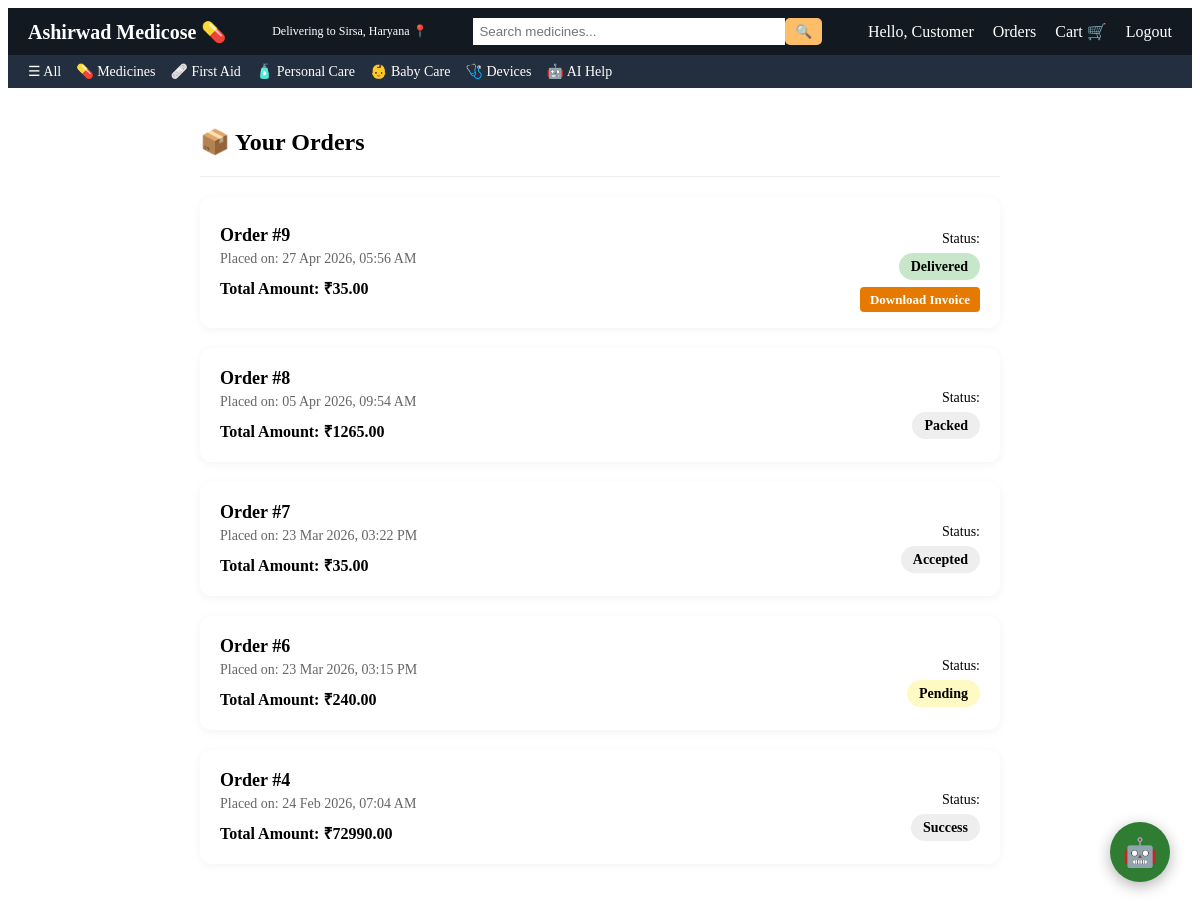
The app's page /orders/ (signed in) with its own data.
### store/models.py (models this page shows, shortened)
class Order(models.Model):
    STATUS_CHOICES = [
        ('Pending', 'Pending'),
        ('Accepted', 'Accepted'),
        ('Rejected', 'Rejected'),
        ('Packed', 'Packed'),
        ('Shipped', 'Shipped'),
        ('Delivered', 'Delivered'),
        ('Cancelled', 'Cancelled'),
    ]
    user = models.ForeignKey(User, on_delete=models.CASCADE)
    address = models.TextField()
    mobile = models.CharField(max_length=15)
    total_amount = models.DecimalField(max_digits=10, decimal_places=2)
    status = models.CharField(max_length=20, choices=STATUS_CHOICES, default='Pending')
    created_at = models.DateTimeField(auto_now_add=True)

### store/views.py (the view)
# urls.py: path('orders/', views.orders, name='orders'),
@login_required
def orders(request):
    if request.user.is_staff:
        user_orders = Order.objects.all().order_by('-created_at')
    else:
        user_orders = Order.objects.filter(user=request.user).order_by('-created_at')
    return render(request, 'orders.html', {'orders': user_orders})

### store/templates/orders.html
{% extends "base.html" %}
{% block content %}
<div class="orders-container" style="padding: 20px; max-width: 800px; margin: auto;">
    <h2>📦 Your Orders</h2>
    <hr style="border: 0; border-top: 1px solid #eee; margin-bottom: 20px;">
    {% for order in orders %}
    <div class="order-card" style="background: white; padding: 20px; border-radius: 12px; margin-bottom: 20px; box-shadow: 0 2px 10px rgba(0,0,0,0.05); display: flex; justify-content: space-between; align-items: center;">
        <div class="order-info">
            <h3 style="margin: 0; font-size: 18px;">Order #{{ order.id }}</h3>
            <p style="color: #666; font-size: 14px; margin: 5px 0;">Placed on: {{ order.created_at|date:"d M Y, h:i A" }}</p>
            <p style="font-weight: bold; margin: 10px 0 0 0;">Total Amount: ₹{{ order.total_amount }}</p>
        </div>
        <div class="order-status" style="text-align: right;">
            <p style="margin-bottom: 10px; font-size: 14px;">Status:</p>
            <span class="status-badge" style="padding: 6px 12px; border-radius: 20px; font-size: 14px; font-weight: bold; background: {% if order.status == 'Delivered' %}#c8e6c9{% elif order.status == 'Pending' %}#fff9c4{% elif order.status == 'Rejected' %}#ffcdd2{% elif order.status == 'Shipped' %}#bbdefb{% else %}#eee{% endif %};">
                {{ order.status }}
            </span>
            {% if order.invoice and order.invoice.pdf %}
                <div style="margin-top: 15px;">
                    <a href="{{ order.invoice.pdf.url }}" target="_blank" style="font-size: 13px; text-decoration: none; color: white; background-color: #e67a00; padding: 5px 10px; border-radius: 4px; font-weight: bold;">Download Invoice</a>
                </div>
            {% endif %}
        </div>
    </div>
    {% empty %}
    <div style="text-align: center; padding: 50px;">
        <p style="font-size: 18px; color: #666;">You haven't placed any orders yet.</p>
        <a href="{% url 'products' %}"><button style="margin-top: 20px;">Start Shopping</button></a>
    </div>
    {% endfor %}
</div>
{% endblock %}

### store/templates/base.html (shortened to what this page needs)
{% load static %}
<!DOCTYPE html>
<html>
<head>
    <link rel="stylesheet" href="{% static 'css/amazon.css' %}">
</head>
<body>
<div class="top-navbar">
    <div class="logo">
        <a href="{% url 'products' %}">Ashirwad Medicose 💊</a>
    </div>
    <div class="location" id="user-location">
    </div>
    <div class="search-bar">
        <form method="GET" action="{% url 'products' %}">
            <input type="text" name="q" placeholder="Search medicines...">
            <button type="submit">🔍</button>
        </form>
    </div>
    <div class="nav-right">
        {% if user.is_authenticated %}
            <span>Hello, {{ user.username }}</span>
            <a href="{% url 'orders' %}">Orders</a>
            {% if not user.is_staff %}
                <a href="{% url 'cart' %}">Cart 🛒</a>
            {% endif %}
            <a href="{% url 'logout' %}">Logout</a>
        {% else %}
            <a href="{% url 'login' %}">Login</a>
        {% endif %}
    </div>
</div>
<div class="sub-navbar">
    <a href="{% url 'products' %}">☰ All</a>
    <a href="?category=medicine">💊 Medicines</a>
    <a href="?category=firstaid">🩹 First Aid</a>
    <a href="?category=personal">🧴 Personal Care</a>
    <a href="?category=baby">👶 Baby Care</a>
    <a href="?category=device">🩺 Devices</a>
    <a href="{% url 'ai_suggest' %}">🤖 AI Help</a>
</div>
<div class="main-container">
    {% block content %}{% endblock %}
</div>
<a href="{% url 'ai_suggest' %}" class="ai-float-btn">
    🤖
</a>
</body>
</html>

### static/css/amazon.css (style rules this page uses)
button { background: #43a047; color: white; border: none; padding: 6px 10px; border-radius: 5px; }
.ai-float-btn { position: fixed; bottom: 30px; right: 30px; background: #2e7d32; color: white; width: 60px; height: 60px; border-radius: 50%; display: flex; justify-content: center; align-items: center; font-size: 28px; text-decoration: none; box-shadow: 0 4px 15px rgba(0,0,0,0.3); transition: 0.3s; z-index: 1000; }
.top-navbar { display: flex; align-items: center; justify-content: space-between; background: #131921; color: white; padding: 10px 20px; }
.logo a { color: white; font-size: 20px; text-decoration: none; font-weight: bold; }
.location { font-size: 12px; }
.search-bar form { display: flex; }
.search-bar input { width: 300px; padding: 6px; border: none; }
.search-bar button { background: #febd69; border: none; padding: 6px 10px; cursor: pointer; }
.nav-right a { color: white; margin-left: 15px; text-decoration: none; }
.sub-navbar { background: #232f3e; padding: 8px 20px; display: flex; gap: 15px; }
.sub-navbar a { color: white; text-decoration: none; font-size: 14px; }

### records on screen
Order: id "9", created_at "27 Apr 2026, 05:56 AM", total_amount "35.00", status "Delivered"
Order: id "8", created_at "05 Apr 2026, 09:54 AM", total_amount "1265.00", status "Packed"
Order: id "7", created_at "23 Mar 2026, 03:22 PM", total_amount "35.00", status "Accepted"
Order: id "6", created_at "23 Mar 2026, 03:15 PM", total_amount "240.00", status "Pending"
Order: id "4", created_at "24 Feb 2026, 07:04 AM", total_amount "72990.00", status "Success"

### other values on screen
{{ user.username }} "Customer"
